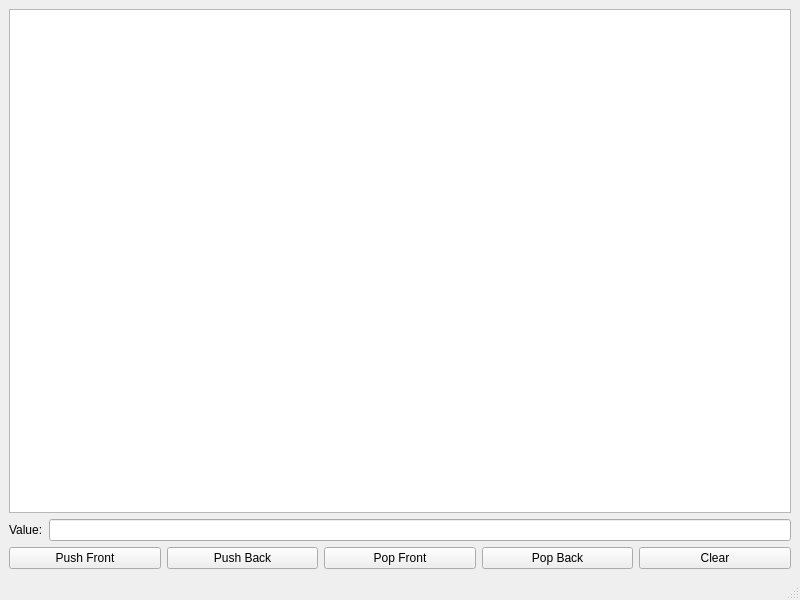
<?xml version="1.0" encoding="UTF-8"?>
<ui version="4.0">
 <class>MainWindow</class>
 <widget class="QMainWindow" name="MainWindow">
  <property name="geometry">
   <rect>
    <x>0</x>
    <y>0</y>
    <width>800</width>
    <height>600</height>
   </rect>
  </property>
  <property name="windowTitle">
   <string>Deque Visualization</string>
  </property>
  <widget class="QWidget" name="centralwidget">
   <layout class="QVBoxLayout" name="verticalLayout">
    <item>
     <widget class="QTableView" name="dequeTableView"/>
    </item>
    <item>
     <layout class="QHBoxLayout" name="horizontalLayout_input">
      <item>
       <widget class="QLabel" name="valueLabel">
        <property name="text">
         <string>Value:</string>
        </property>
       </widget>
      </item>
      <item>
       <widget class="QLineEdit" name="valueLineEdit"/>
      </item>
     </layout>
    </item>
    <item>
     <layout class="QHBoxLayout" name="horizontalLayout_buttons">
      <item>
       <widget class="QPushButton" name="pushButton_pushFront">
        <property name="text">
         <string>Push Front</string>
        </property>
       </widget>
      </item>
      <item>
       <widget class="QPushButton" name="pushButton_pushBack">
        <property name="text">
         <string>Push Back</string>
        </property>
       </widget>
      </item>
      <item>
       <widget class="QPushButton" name="pushButton_popFront">
        <property name="text">
         <string>Pop Front</string>
        </property>
       </widget>
      </item>
      <item>
       <widget class="QPushButton" name="pushButton_popBack">
        <property name="text">
         <string>Pop Back</string>
        </property>
       </widget>
      </item>
      <item>
       <widget class="QPushButton" name="pushButton_clear">
        <property name="text">
         <string>Clear</string>
        </property>
       </widget>
      </item>
     </layout>
    </item>
   </layout>
  </widget>
  <widget class="QMenuBar" name="menubar">
   <property name="geometry">
    <rect>
     <x>0</x>
     <y>0</y>
     <width>800</width>
     <height>22</height>
    </rect>
   </property>
  </widget>
  <widget class="QStatusBar" name="statusbar"/>
 </widget>
 <resources/>
 <connections/>
</ui>
